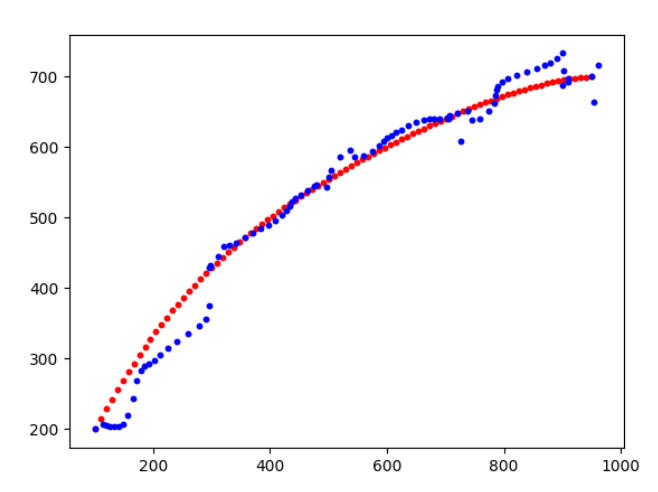

Python code for this plot:

import torch
from torch import nn
import json
import numpy as np
from zBzier import bezierTrajectory


device = torch.device("cuda" if torch.cuda.is_available() else "cpu")
with open('./gjsetting.txt',encoding='utf-8') as f:
    gjsett = json.loads(f.read())

class modelGj(nn.Module):
    def __init__(self):
        super().__init__()

    def forward(self,x):
        x2, (_, l) = self.lstmEncode(x)
        alld = self.linDecode(x2)

        xd = alld[:, :, 0]
        yd = alld[:, :, 1]

        xd = self.sig(xd)
        yd = self.sig(yd)
        return xd, yd


def showGj(tar,out):
    print("长度:",len(tar), len(out))
    import matplotlib.pyplot as plt
    x1 = np.array(tar)[:,0]
    y1 = np.array(tar)[:, 1]
    plt.scatter(x1, y1, c='r', s=10)

    x2 = np.array(out)[:, 0]
    y2 = np.array(out)[:, 1]
    plt.scatter(x2, y2, c='b', s=10)

    plt.show()

def getGj(data):
    data = data.copy()
    cd = len(data)
    data += [[0,0]]*(maxNum-cd)
    data = np.array(data, dtype=np.double)
    mx = np.min(data[:,0])
    my = np.min(data[:,1])
    data[:cd,0] = ((data[:cd,0] - mx)/  gjsett['x'])
    data[:cd, 1] = ((data[:cd,1] - my)/ gjsett['y'])
    dm = data.tolist()

    d = torch.tensor(dm, dtype=torch.float32).to(device).unsqueeze(0)
    st = 1
    for _ in range(d.shape[1] // 20):
        d[:, st:(st + 20), :] = 0
        st = st + 20 + 1
        if st >= d.shape[1]:
            break
    if d.shape[1] // 20 < d.shape[1] / 20:
        d[:, st:-1, :] = 0

    outx, outy = mod(d)
    outx = outx.squeeze(0)
    outy = outy.squeeze(0)
    outx = outx.tolist()
    outy = outy.tolist()
    outdata = []

    for i in range(len(outx)):
        if i == 0:
            outdata.append([dm[0][0]* gjsett['x'] +mx,dm[0][1]*gjsett['y']+my  ])
            continue
        if i == len(outx)-1:
            outdata.append([dm[i][0] * gjsett['x'] + mx, dm[i][1] * gjsett['y'] + my])
            continue
        outdata.append([outx[i] * gjsett['x'] +mx, outy[i]*gjsett['y']+my ])
        if len(outdata) == cd:
            return outdata

    return outdata

mod = torch.load('./modelyzm.pth')

maxNum = 90

if __name__ == '__main__':
    # dataList = json.load(open('./gj.json', encoding='utf-8'))
    # data = []
    # start =1490
    # for i in range(start, start +90):
    #     data.append([dataList[i]['x'], dataList[i]['y']])


    # 生成一段轨迹 然后让ai修改 但是模型输入点需要为90个点
    bzr = bezierTrajectory()
    hh = bzr.trackArray([100,200],[950,700],90,6,3,0.4)
    data = hh['trackArray'].tolist()


    out = getGj(data)
    showGj(data, out)
